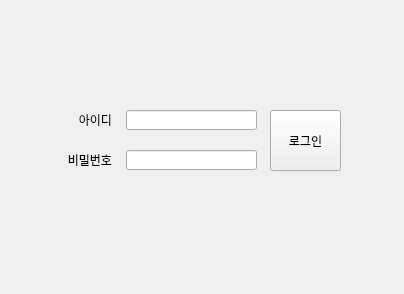
<?xml version="1.0" encoding="UTF-8"?>
<ui version="4.0">
 <class>Form</class>
 <widget class="QWidget" name="Form">
  <property name="geometry">
   <rect>
    <x>0</x>
    <y>0</y>
    <width>404</width>
    <height>294</height>
   </rect>
  </property>
  <property name="windowTitle">
   <string>Form</string>
  </property>
  <widget class="QLabel" name="label">
   <property name="geometry">
    <rect>
     <x>56</x>
     <y>109</y>
     <width>56</width>
     <height>21</height>
    </rect>
   </property>
   <property name="text">
    <string>아이디</string>
   </property>
   <property name="alignment">
    <set>Qt::AlignRight|Qt::AlignTrailing|Qt::AlignVCenter</set>
   </property>
  </widget>
  <widget class="QLabel" name="label_2">
   <property name="geometry">
    <rect>
     <x>56</x>
     <y>150</y>
     <width>56</width>
     <height>20</height>
    </rect>
   </property>
   <property name="text">
    <string>비밀번호</string>
   </property>
   <property name="alignment">
    <set>Qt::AlignRight|Qt::AlignTrailing|Qt::AlignVCenter</set>
   </property>
  </widget>
  <widget class="QLineEdit" name="input_id">
   <property name="geometry">
    <rect>
     <x>126</x>
     <y>110</y>
     <width>131</width>
     <height>20</height>
    </rect>
   </property>
  </widget>
  <widget class="QLineEdit" name="input_pwd">
   <property name="geometry">
    <rect>
     <x>126</x>
     <y>150</y>
     <width>131</width>
     <height>20</height>
    </rect>
   </property>
  </widget>
  <widget class="QPushButton" name="btn_login">
   <property name="geometry">
    <rect>
     <x>270</x>
     <y>110</y>
     <width>71</width>
     <height>61</height>
    </rect>
   </property>
   <property name="text">
    <string>로그인</string>
   </property>
  </widget>
 </widget>
 <resources/>
 <connections/>
</ui>
